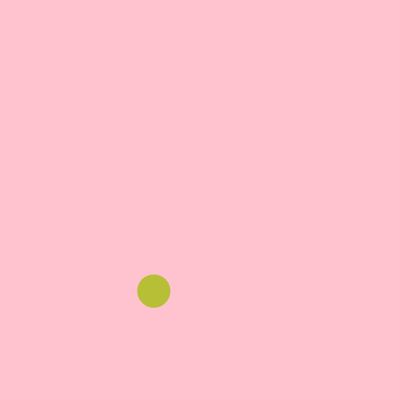
Frame 1 (no input)
Frame 60 (no input): identical to frame 1, image omitted
Frame 120 (the mouse pressed at the canvas centre since frame 60): identical to frame 1, image omitted

The p5.js sketch that drew this single still picture (run headless with seeded random() and noise() and a simulated clock; from frame 60 on, the mouse is pressed at the canvas centre):

// p5.js sketch
// ── sketch.js
let x = 200
let y = 200
let radius = 50
let r
let b
let g



function setup() {
  createCanvas(400, 400);
  createRandomColor()
  setRandomPosition()
  radius = random(5, 100)
  noStroke()
}

function draw() {
  background(255, 194, 207);
  fill(color(r,g,b))
  circle(x, y, radius)  
}

function circles() {
  setup()
  draw()
}

function setRandomPosition( xMin = 0 + radius, yMin = 0 + radius, xMax = width - radius, yMax = height - radius) { 
  x = random(xMin, xMax)
  y = random(yMin, yMax) 
}

function createRandomColor(){
  r = random(255)
  b = random(255)
  g = random(255)
}
